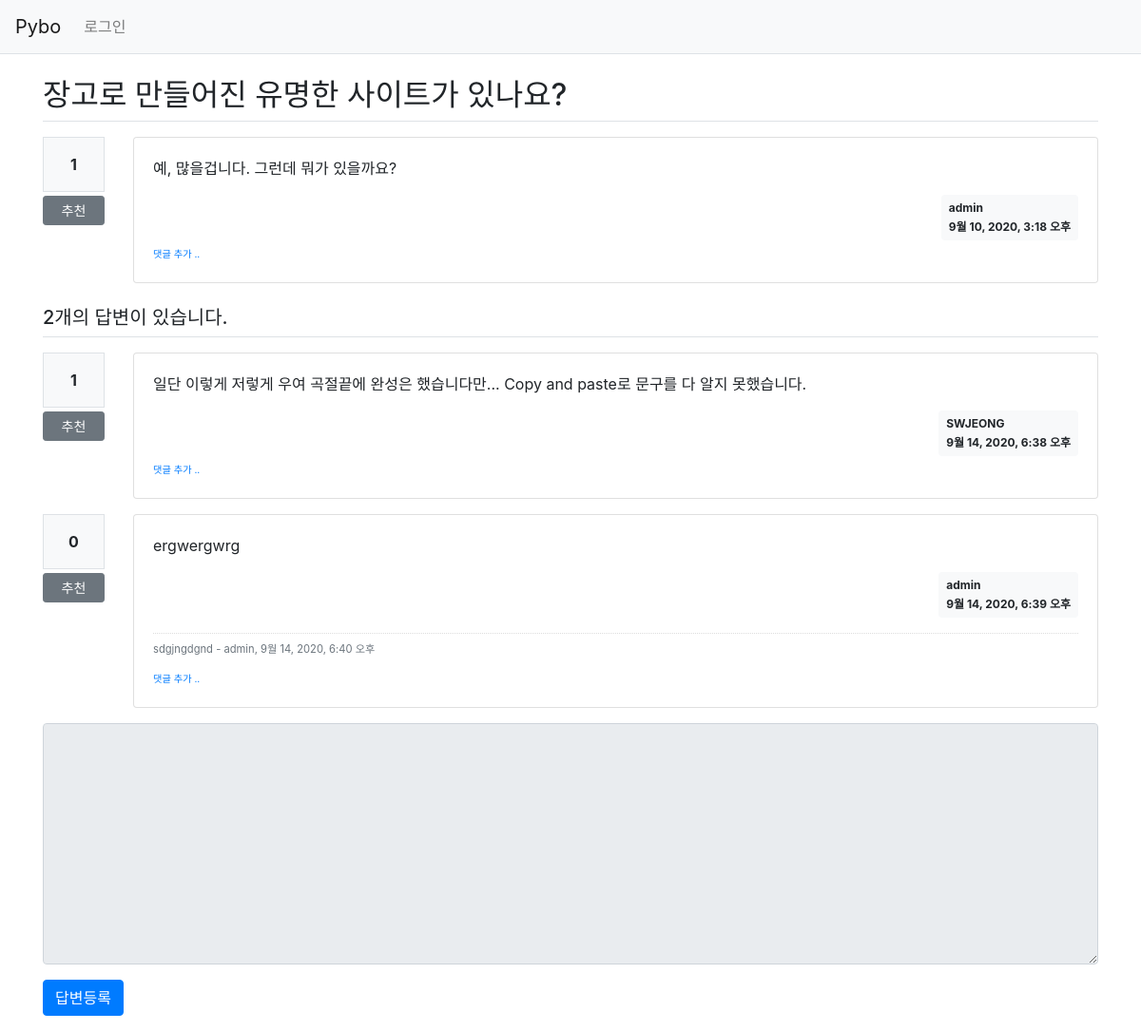
The page /pybo/303/ on the database its author committed.
### pybo/models.py (models this page shows, shortened)
class Question(models.Model):
    author = models.ForeignKey(User, on_delete=models.CASCADE, related_name='author_question')
    modify_date = models.DateTimeField(null=True, blank=True)
    subject = models.CharField(max_length=200)
    content = models.TextField()
    create_date = models.DateTimeField()
    voter = models.ManyToManyField(User, related_name='voter_question')

class Answer(models.Model):
    author = models.ForeignKey(User, on_delete=models.CASCADE, related_name='author_answer')
    modify_date = models.DateTimeField(null=True, blank=True)
    question = models.ForeignKey(Question, on_delete=models.CASCADE)
    content = models.TextField()
    create_date = models.DateTimeField()
    voter = models.ManyToManyField(User, related_name='voter_answer')

class Comment(models.Model):
    author = models.ForeignKey(User, on_delete=models.CASCADE)
    content = models.TextField()
    create_date = models.DateTimeField()
    modify_date = models.DateTimeField(null=True, blank=True)
    question = models.ForeignKey(Question, null=True, blank=True, on_delete=models.CASCADE)
    answer = models.ForeignKey(Answer, null=True, blank=True, on_delete=models.CASCADE)

### pybo/views/base_views.py (the view)
# urls.py: path('<int:question_id>/', base_views.detail, name='detail'),
def detail(request, question_id):
    question = get_object_or_404(Question, pk=question_id)
    context = {'question': question}
    return render(request, 'pybo/question_detail.html', context)

### pybo/templatetags/pybo_filter.py (called while the page is built)
@register.filter()
def mark(value):
    extensions = ["nl2br", "fenced_code"]
    return mark_safe(markdown.markdown(value, extensions=extensions))

### templates/pybo/question_detail.html (shortened to what this page needs)
{% extends 'base.html' %}
{% load pybo_filter %}
{% block content %}
<div class="container my-3">
    <h2 class="border-bottom py-2">{{ question.subject }}</h2>
    <div class="row my-3">
        <div class="col-1">
            <div class="bg-light text-center p-3 border font-weight-bolder mb-1">{{question.voter.count}}</div>
            <a href="#" data-uri="{% url 'pybo:vote_question' question.id  %}"
               class="recommend btn btn-sm btn-secondary btn-block my-1">추천</a>
        </div>
        <div class="col-11">
            <div class="card">
                <div class="card-body">
                    <div class="card-text">{{ question.content|mark }}</div>
                    <div class="d-flex justify-content-end">
                        <div class="badge badge-light p-2 text-left">
                            <div class="mb-2">{{ question.author.username }}</div>
                            <div>{{ question.create_date }}</div>
                        </div>
                    </div>
                    <div>
                        <a href="{% url 'pybo:comment_create_question' question.id  %}"
                           class="small"><small>댓글 추가 ..</small></a>
                    </div>
                </div>
            </div>
        </div>
    </div>
    <h5 class="border-bottom my-3 py-2">{{question.answer_set.count}}개의 답변이 있습니다.</h5>
    {% for answer in question.answer_set.all %}
    <div class="row my-3">
        <div class="col-1">
            <div class="bg-light text-center p-3 border font-weight-bolder mb-1">{{answer.voter.count}}</div>
            <a href="#" data-uri="{% url 'pybo:vote_answer' answer.id  %}"
                class="recommend btn btn-sm btn-secondary btn-block my-1">추천</a>
        </div>
        <div class="col-11">
            <div class="card">
                <div class="card-body">
                    <div class="card-text">{{ answer.content|mark }}</div>
                    <div class="d-flex justify-content-end">
                        <div class="badge badge-light p-2 text-left">
                            <div class="mb-2">{{answer.author.username}}</div>
                            <div>{{ answer.create_date }}</div>
                        </div>
                    </div>
                    {% if answer.comment_set.count > 0 %}
                    <div class="mt-3">
                    {% for comment in answer.comment_set.all %}
                        <div class="comment py-2 text-muted">
                            <span style="white-space: pre-line;">{{ comment.content }}</span>
                            <span>
                                - {{ comment.author }}, {{ comment.create_date }}
                            </span>
                        </div>
                    {% endfor %}
                    </div>
                    {% endif %}
                    <div>
                        <a href="{% url 'pybo:comment_create_answer' answer.id  %}"
                           class="small"><small>댓글 추가 ..</small></a>
                    </div>
                </div>
            </div>
        </div>
    </div>
    {% endfor %}
    <form action="{% url 'pybo:answer_create' question.id %}" method="post" class="my-3">
    <div class="form-group">
        <textarea {% if not user.is_authenticated %}disabled{% endif %}
                  name="content" id="content" class="form-control" rows="10"></textarea>
    </div>
    <input type="submit" value="답변등록" class="btn btn-primary">
    </form>
</div>
{% endblock %}

### static/style.css (style rules this page uses)
.comment { border-top:dotted 1px #ddd; font-size:0.7em; }

### rows shown on the page
Question: subject "장고로 만들어진 유명한 사이트가 있나요?", voter.count "1", content|mark "예, 많을겁니다. 그런데 뭐가 있을까요?", author.username "admin", create_date "9월 10, 2020, 3:18 오후", answer_set.count "2"
Answer: voter.count "1", content|mark "일단 이렇게 저렇게 우여 곡절끝에 완성은 했습니다만... Copy and paste로 문구를 다 알지 못했습니다.", author.username "SWJEONG", create_date "9월 14, 2020, 6:38 오후"
Answer: voter.count "0", content|mark "ergwergwrg", author.username "admin", create_date "9월 14, 2020, 6:39 오후"
Comment: content "sdgjngdgnd", author "admin", create_date "9월 14, 2020, 6:40 오후"
